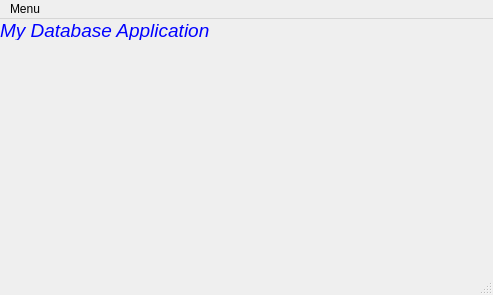
<?xml version="1.0" encoding="UTF-8"?>
<ui version="4.0">
 <class>MainWindow</class>
 <widget class="QMainWindow" name="MainWindow">
  <property name="windowModality">
   <enum>Qt::WindowModal</enum>
  </property>
  <property name="geometry">
   <rect>
    <x>0</x>
    <y>0</y>
    <width>493</width>
    <height>295</height>
   </rect>
  </property>
  <property name="windowTitle">
   <string>MainWindow</string>
  </property>
  <widget class="QWidget" name="centralwidget">
   <widget class="QLabel" name="label">
    <property name="geometry">
     <rect>
      <x>0</x>
      <y>0</y>
      <width>271</width>
      <height>21</height>
     </rect>
    </property>
    <property name="text">
     <string>&lt;html&gt;&lt;head/&gt;&lt;body&gt;&lt;p&gt;&lt;span style=&quot; font-size:14pt; font-style:italic; color:#0000ff;&quot;&gt;My Database Application&lt;/span&gt;&lt;/p&gt;&lt;/body&gt;&lt;/html&gt;</string>
    </property>
   </widget>
  </widget>
  <widget class="QMenuBar" name="menubar">
   <property name="geometry">
    <rect>
     <x>0</x>
     <y>0</y>
     <width>493</width>
     <height>22</height>
    </rect>
   </property>
   <widget class="QMenu" name="menuMenu">
    <property name="title">
     <string>Menu</string>
    </property>
    <addaction name="actionExit"/>
   </widget>
   <addaction name="menuMenu"/>
  </widget>
  <widget class="QStatusBar" name="statusbar"/>
  <action name="actionExit">
   <property name="text">
    <string>Exit</string>
   </property>
  </action>
 </widget>
 <resources/>
 <connections/>
</ui>
